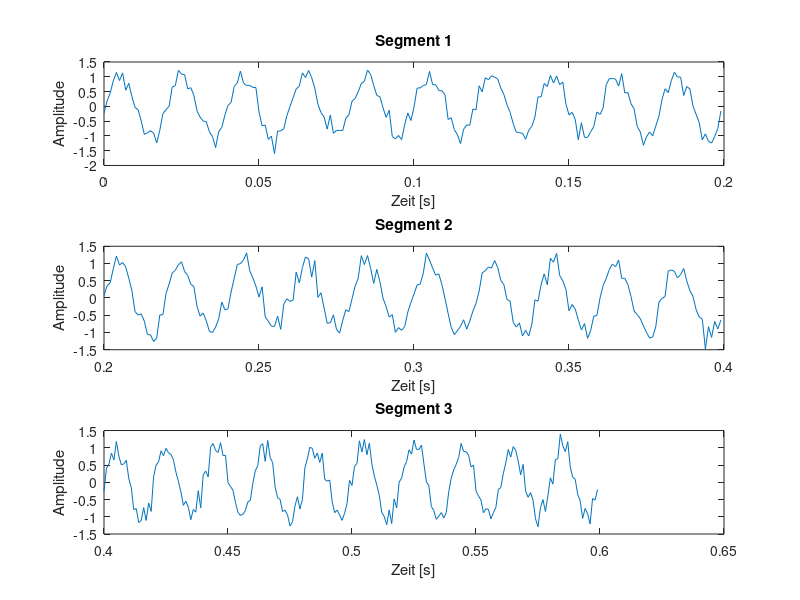

This chart was generated by the following MATLAB code:
% Beispiel: Durchgehendes Signal in Segmente aufteilen

% --- Signal erzeugen ---
fs = 1000;                   % Samplingfrequenz [Hz]
t = 0 : 1/fs : 1;            % 1 Sekunde
x = sin(2*pi*50*t) + 0.2*randn(size(t));   % Sinus + Rauschen

% --- Parameter ---
segmentLen = 200;           % Anzahl Samples pro Segment

% --- Segmentierung ---
numSegments = floor(length(x) / segmentLen);

segments = cell(numSegments,1);
for k = 1:numSegments
    idx = (k-1)*segmentLen + 1 : k*segmentLen;
    segments{k} = x(idx);
end

% --- Beispiel: erstes Segment plotten ---

figure(1)
% --- Segment 1 ---
idx1 = 1 : segmentLen;
subplot(3,1,1)
plot(t(idx1), segments{1});
title('Segment 1');
xlabel('Zeit [s]');
ylabel('Amplitude');

% --- Segment 2 ---
idx2 = segmentLen+1 : 2*segmentLen;
subplot(3,1,2)
plot(t(idx2), segments{2});
title('Segment 2');
xlabel('Zeit [s]');
ylabel('Amplitude');

% --- Segment 3 ---
idx3 = 2*segmentLen+1 : 3*segmentLen;
subplot(3,1,3)
plot(t(idx3), segments{3});
title('Segment 3');
xlabel('Zeit [s]');
ylabel('Amplitude');
